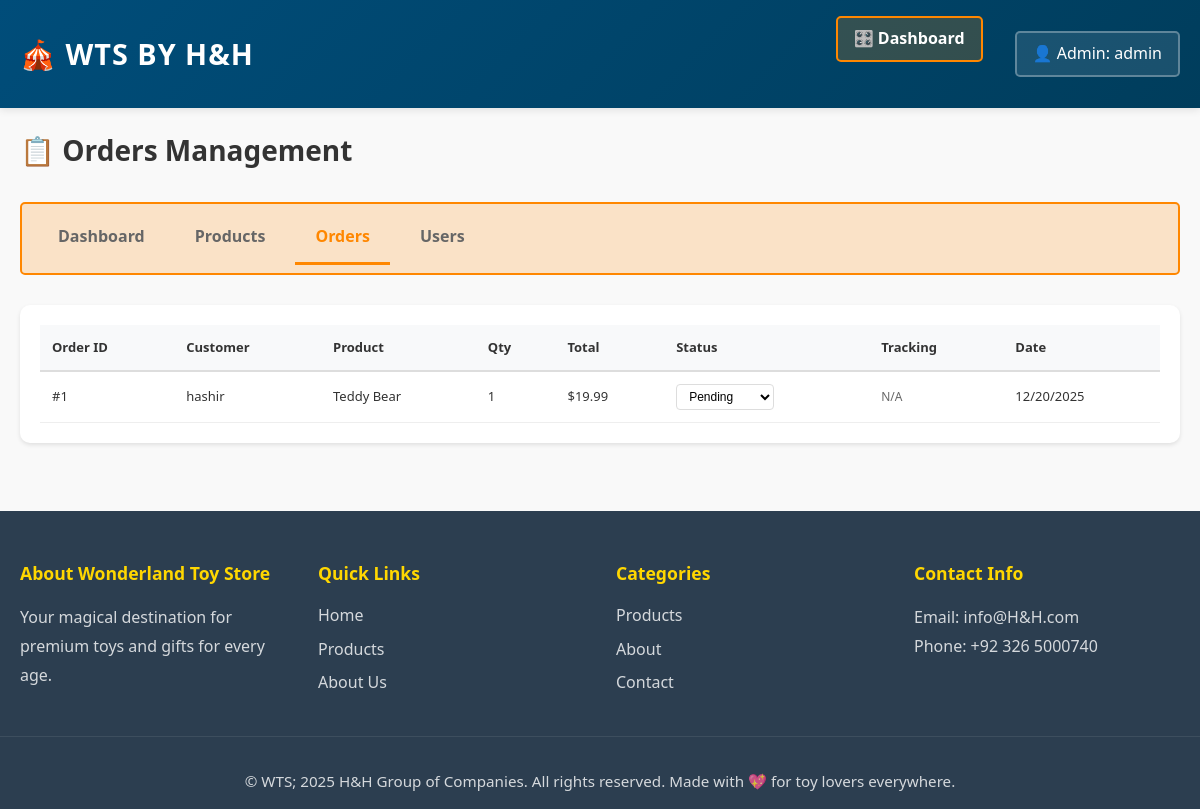
Before: /admin/orders (signed in) with the older database file.
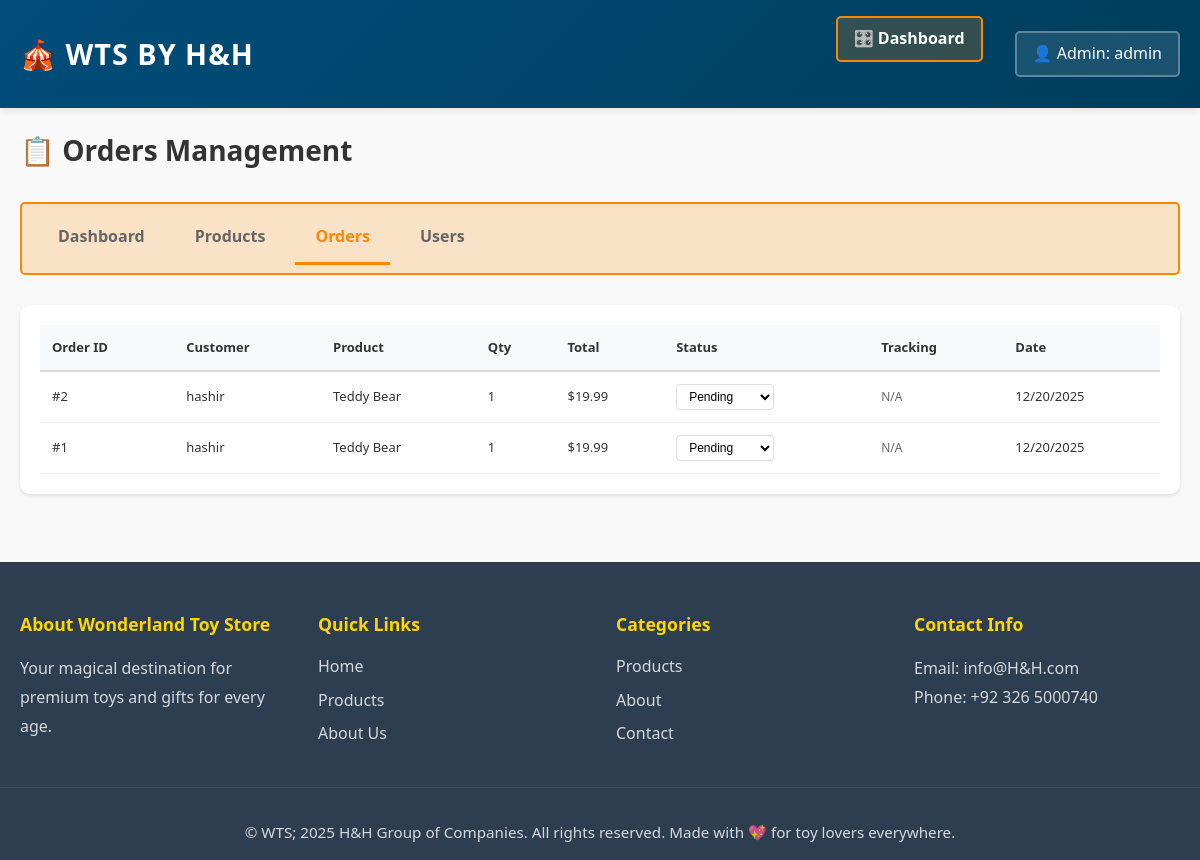
After: the same page with the newer database file.
### app/models.py (models this page shows, shortened)
class User(UserMixin, db.Model):
    __tablename__ = 'users'
    id = db.Column(db.Integer, primary_key=True)
    username = db.Column(db.String(80), unique=True, nullable=False)
    email = db.Column(db.String(120), unique=True, nullable=False)
    password_hash = db.Column(db.String(200), nullable=False)
    reset_token = db.Column(db.String(100), unique=True, nullable=True)
    reset_token_expires = db.Column(db.DateTime, nullable=True)
    is_admin = db.Column(db.Boolean, default=False)
    created_at = db.Column(db.DateTime, default=datetime.utcnow)
    cart = db.relationship('Cart', backref='user', lazy=True, uselist=False)
    orders = db.relationship('Order', backref='user', lazy=True)
    wishlist_items = db.relationship('Wishlist', backref='user', lazy=True, cascade='all, delete-orphan')

class Order(db.Model):
    __tablename__ = 'orders'
    STATUS_PENDING = 'pending'
    STATUS_PROCESSING = 'processing'
    STATUS_SHIPPED = 'shipped'
    STATUS_DELIVERED = 'delivered'
    STATUS_CANCELLED = 'cancelled'
    PAYMENT_CARD = 'card'
    PAYMENT_CASH_ON_DELIVERY = 'cash_on_delivery'
    PAYMENT_PAYPAL = 'paypal'
    PAYMENT_PENDING = 'pending'
    PAYMENT_COMPLETED = 'completed'
    PAYMENT_FAILED = 'failed'
    id = db.Column(db.Integer, primary_key=True)
    user_id = db.Column(db.Integer, db.ForeignKey('users.id'), nullable=False)
    product_id = db.Column(db.Integer, db.ForeignKey('products.id'), nullable=False)
    quantity = db.Column(db.Integer, default=1, nullable=False)
    total_price = db.Column(db.Float, nullable=False)
    status = db.Column(db.String(20), default=STATUS_PENDING)
    full_name = db.Column(db.String(200), nullable=True)
    email = db.Column(db.String(120), nullable=True)
    phone = db.Column(db.String(20), nullable=True)
    shipping_address = db.Column(db.Text)
    city = db.Column(db.String(100), nullable=True)
    state = db.Column(db.String(100), nullable=True)
    postal_code = db.Column(db.String(20), nullable=True)
    payment_method = db.Column(db.String(50), default=PAYMENT_CASH_ON_DELIVERY)
    payment_status = db.Column(db.String(20), default=PAYMENT_PENDING)
    tracking_number = db.Column(db.String(100), nullable=True)
    created_at = db.Column(db.DateTime, default=datetime.utcnow)
    updated_at = db.Column(db.DateTime, default=datetime.utcnow, onupdate=datetime.utcnow)

class Product(db.Model):
    __tablename__ = 'products'
    id = db.Column(db.Integer, primary_key=True)
    name = db.Column(db.String(120), nullable=False)
    price = db.Column(db.Float, nullable=False)
    description = db.Column(db.Text)
    stock = db.Column(db.Integer, default=0)
    category_id = db.Column(db.Integer, db.ForeignKey('categories.id'), nullable=True)
    image_filename = db.Column(db.String(255), nullable=True)
    created_at = db.Column(db.DateTime, default=datetime.utcnow)
    updated_at = db.Column(db.DateTime, default=datetime.utcnow, onupdate=datetime.utcnow)
    orders = db.relationship('Order', backref='product', lazy=True)
    cart_items = db.relationship('CartItem', backref='product', lazy=True)
    wishlist_items = db.relationship('Wishlist', backref='product', lazy=True, cascade='all, delete-orphan')

### app/routes.py (the view)
@main_bp.route('/admin/orders')
@admin_required
def admin_orders():
    orders = Order.query.order_by(Order.created_at.desc()).all()
    return render_template('admin/orders.html', title='Manage Orders', orders=orders)

### app/routes.py (called while the page is built)
def admin_required(f):
    @wraps(f)
    def decorated_function(*args, **kwargs):
        if not current_user.is_authenticated or not current_user.is_admin:
            flash('You do not have permission to access this page.', 'error')
            return redirect(url_for('main.index'))
        return f(*args, **kwargs)
    return decorated_function

### app/templates/admin/orders.html (shortened to what this page needs)
{% extends "base.html" %}
{% block content %}
<div class="admin-orders">
    <div class="admin-header">
        <h1>📋 Orders Management</h1>
    </div>
    <div class="admin-nav">
        <a href="{{ url_for('main.admin_dashboard') }}" class="nav-btn">Dashboard</a>
        <a href="{{ url_for('main.admin_products') }}" class="nav-btn">Products</a>
        <a href="{{ url_for('main.admin_orders') }}" class="nav-btn active">Orders</a>
        <a href="{{ url_for('main.admin_users') }}" class="nav-btn">Users</a>
    </div>
    <div class="admin-section">
        {% if orders %}
            <div class="table-responsive">
                <table class="admin-table">
                    <thead>
                        <tr>
                            <th>Order ID</th>
                            <th>Customer</th>
                            <th>Product</th>
                            <th>Qty</th>
                            <th>Total</th>
                            <th>Status</th>
                            <th>Tracking</th>
                            <th>Date</th>
                        </tr>
                    </thead>
                    <tbody>
                        {% for order in orders %}
                            <tr>
                                <td>#{{ order.id }}</td>
                                <td>{{ order.user.username }}</td>
                                <td>{{ order.product.name }}</td>
                                <td>{{ order.quantity }}</td>
                                <td>${{ "%.2f"|format(order.total_price) }}</td>
                                <td>
                                    <div class="status-dropdown">
                                        <select onchange="
                                            const newStatus = this.value;
                                            const url = '{{ url_for('main.admin_update_order_status', order_id=order.id, new_status='PLACEHOLDER') }}'.replace('PLACEHOLDER', newStatus);
                                            window.location.href = url;
                                        " class="status-select">
                                            <option value="pending" {% if order.status == 'pending' %}selected{% endif %}>Pending</option>
                                        </select>
                                    </div>
                                </td>
                                <td>
                                    <span class="tracking-number">{{ order.tracking_number or 'N/A' }}</span>
                                </td>
                                <td>{{ order.created_at.strftime('%m/%d/%Y') }}</td>
                            </tr>
                        {% endfor %}
                    </tbody>
                </table>
            </div>
        {% else %}
            <div class="empty-state">
                <p>No orders found</p>
            </div>
        {% endif %}
    </div>
</div>
{% endblock %}

### app/templates/base.html (shortened to what this page needs)
<!DOCTYPE html>
<html lang="en">
<head>
    <link rel="stylesheet" href="{{ url_for('static', filename='css/style.css') }}">
</head>
<body>
    <nav class="navbar">
        <div class="nav-container">
            <a href="{{ url_for('main.index') }}" class="logo">🎪 WTS by H&H</a>
            <ul class="nav-menu">
                {% if current_user.is_authenticated and current_user.is_admin %}
                    <li><a href="{{ url_for('main.admin_dashboard') }}" class="admin-nav">🎛️ Dashboard</a></li>
                    <li class="user-menu" id="userMenuToggle">
                        <span class="user-trigger">👤 Admin: {{ current_user.username }}</span>
                    </li>
                {% endif %}
            </ul>
        </div>
    </nav>
    <main>
        {% block content %}{% endblock %}
    </main>
    <footer>
        <div class="footer-content">
            <div class="footer-section">
                <h4>About Wonderland Toy Store</h4>
                <p>Your magical destination for premium toys and gifts for every age.</p>
            </div>
            <div class="footer-section">
                <h4>Quick Links</h4>
                <ul>
                    <li><a href="{{ url_for('main.index') }}">Home</a></li>
                    <li><a href="{{ url_for('main.products') }}">Products</a></li>
                    <li><a href="{{ url_for('main.about') }}">About Us</a></li>
                </ul>
            </div>
            <div class="footer-section">
                <h4>Categories</h4>
                <ul>
                    <li><a href="{{ url_for('main.products') }}">Products</a></li>
                    <li><a href="{{ url_for('main.about') }}">About</a></li>
                    <li><a href="{{ url_for('main.contact') }}">Contact</a></li>
                </ul>
            </div>
            <div class="footer-section">
                <h4>Contact Info</h4>
                <p>Email: info@H&H.com</p>
                <p>Phone: +92 326 5000740</p>
            </div>
        </div>
        <div class="footer-bottom">
            <p>&copy; WTS; 2025 H&H Group of Companies. All rights reserved. Made with 💖 for toy lovers everywhere.</p>
        </div>
    </footer>
</body>
</html>

### app/static/css/style.css (style rules this page uses)
:root { --primary-color: #FF8700; --secondary-color: #CC6B00; --accent-color: #ffd700; --dark-color: #2c3e50; --light-color: #ecf0f1; --text-color: #333; --success-color: #27ae60; --border-radius: 12px; --transition: all 0.3s cubic-bezier(0.4, 0, 0.2, 1); }
* { margin: 0; padding: 0; box-sizing: border-box; }
html { scroll-behavior: smooth; }
body { font-family: 'Segoe UI', Tahoma, Geneva, Verdana, sans-serif; line-height: 1.6; color: var(--text-color); background-color: #f9f9f9; }
.navbar { background: linear-gradient(135deg, var(--primary-color) 0%, var(--secondary-color) 100%); color: white; padding: 1rem 0; position: sticky; top: 0; z-index: 1000; box-shadow: 0 4px 15px rgba(0, 0, 0, 0.1); }
.nav-container { max-width: 1200px; margin: 0 auto; padding: 0 20px; display: flex; justify-content: space-between; align-items: center; }
.logo { font-size: 1.8rem; font-weight: bold; letter-spacing: 1px; text-transform: uppercase; animation: pulse 2s ease-in-out infinite; }
.nav-menu { list-style: none; display: flex; gap: 2rem; }
.nav-menu a { color: white; text-decoration: none; font-weight: 500; transition: var(--transition); position: relative; }
.nav-menu a::after { content: ''; position: absolute; bottom: -5px; left: 0; width: 0; height: 3px; background-color: var(--accent-color); transition: width 0.3s ease; }
footer { background-color: var(--dark-color); color: white; padding: 3rem 0 1rem; margin-top: 3rem; }
.footer-content { max-width: 1200px; margin: 0 auto; padding: 0 20px; display: grid; grid-template-columns: repeat(auto-fit, minmax(250px, 1fr)); gap: 2rem; margin-bottom: 2rem; }
.footer-section h4 { font-size: 1.1rem; margin-bottom: 1rem; color: var(--accent-color); }
.footer-section p { opacity: 0.8; line-height: 1.8; }
.footer-section ul { list-style: none; }
.footer-section ul li { margin-bottom: 0.5rem; }
.footer-section a { color: white; text-decoration: none; opacity: 0.8; transition: opacity 0.3s; }
.footer-bottom { text-align: center; padding-top: 2rem; border-top: 1px solid rgba(255, 255, 255, 0.1); opacity: 0.8; font-size: 0.95rem; max-width: 1200px; margin: 0 auto; padding-left: 20px; padding-right: 20px; }
.logo { text-decoration: none; color: white; }
main { max-width: 100%; margin: 0; padding: 0; }

### app/templates/admin/orders.html (style rules this page uses)
.admin-orders { max-width: 1400px; margin: 0 auto; padding: 20px; }
.admin-header { margin-bottom: 30px; }
.admin-header h1 { margin: 0; color: #333; font-size: 28px; }
.admin-nav { display: flex; gap: 10px; margin-bottom: 30px; border-bottom: 2px solid #eee; }
.nav-btn { padding: 12px 20px; background: none; border: none; color: #666; font-weight: 600; cursor: pointer; transition: all 0.3s; border-bottom: 3px solid transparent; text-decoration: none; display: inline-block; }
.nav-btn.active { color: #FF8700; border-bottom-color: #FF8700; }
.admin-section { background: white; border-radius: 10px; padding: 20px; box-shadow: 0 2px 4px rgba(0, 0, 0, 0.1); }
.table-responsive { overflow-x: auto; }
.admin-table { width: 100%; border-collapse: collapse; }
.admin-table thead { background: #f8f9fa; border-bottom: 2px solid #ddd; }
.admin-table th { padding: 12px; text-align: left; font-weight: 600; color: #333; font-size: 13px; }
.admin-table td { padding: 12px; border-bottom: 1px solid #eee; font-size: 13px; }
.status-dropdown { margin: 0; }
.status-select { padding: 4px 8px; border: 1px solid #ddd; border-radius: 4px; font-size: 12px; cursor: pointer; background: white; }
.tracking-number { font-size: 12px; color: #666; }

Changed rows visible on the page:
added Order: id "2", user.username "hashir", product.name "Teddy Bear", quantity "1", total_price "19.99", status+id "Pending", tracking_number "N/A", created_at "12/20/2025"
